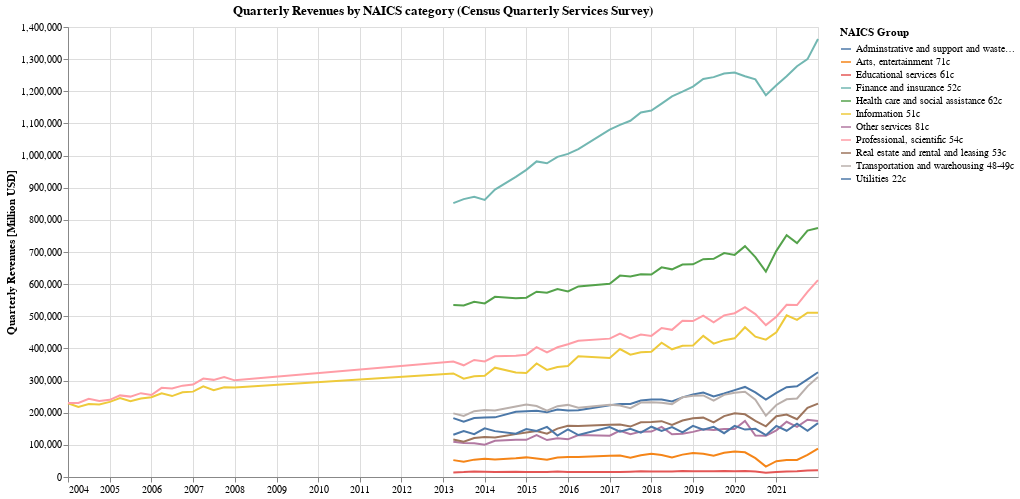

Source (notebook cell):
### Markdown cell above
### What is the revenue trend compared accross industries?

### Code cell
# Melt and re-aggregate to combine preliminary and final revisions (via average)
tmp = revfinal[cats].reset_index().melt(id_vars=['dt']).copy()
categories_agg = tmp.groupby(['dt', 'variable']).mean().reset_index()

alt.Chart(categories_agg).mark_line().encode(
    alt.X('dt', axis=alt.Axis(title=None)),
    alt.Y('value:Q', axis=alt.Axis(title='Quarterly Revenues [Million USD]')),
    alt.Color('variable:N', title="NAICS Group"),
    tooltip=[alt.Tooltip('dt:T', format="%b %Y"), alt.Tooltip('variable:N'), alt.Tooltip('value:Q', format="$,d")]
).properties(
    title="Quarterly Revenues by NAICS category (Census Quarterly Services Survey)",
    background="white",
    width=750,
    height=450
)

### Figure 1 — Vega-Lite specification as saved in the notebook (floating-point values rounded to 4 significant figures; data arrays with more than 128 entries replaced by an {"elided": "..."} marker saying what was removed)
{"config": {"view": {"continuousWidth": 400, "continuousHeight": 300}}, "data": {"name": "data-98fd6f781812ff000d01316854e3654f"}, "mark": "line", "background": "white", "encoding": {"color": {"field": "variable", "title": "NAICS Group", "type": "nominal"}, "tooltip": [{"field": "dt", "format": "%b %Y", "type": "temporal"}, {"field": "variable", "type": "nominal"}, {"field": "value", "format": "$,d", "type": "quantitative"}], "x": {"axis": {"title": null}, "field": "dt", "type": "temporal"}, "y": {"axis": {"title": "Quarterly Revenues [Million USD]"}, "field": "value", "type": "quantitative"}}, "height": 450, "title": "Quarterly Revenues by NAICS category (Census Quarterly Services Survey)", "width": 750, "$schema": "https://vega.github.io/schema/vega-lite/v4.17.0.json", "datasets": {"data-98fd6f781812ff000d01316854e3654f": {"elided": "550 records"}}}
